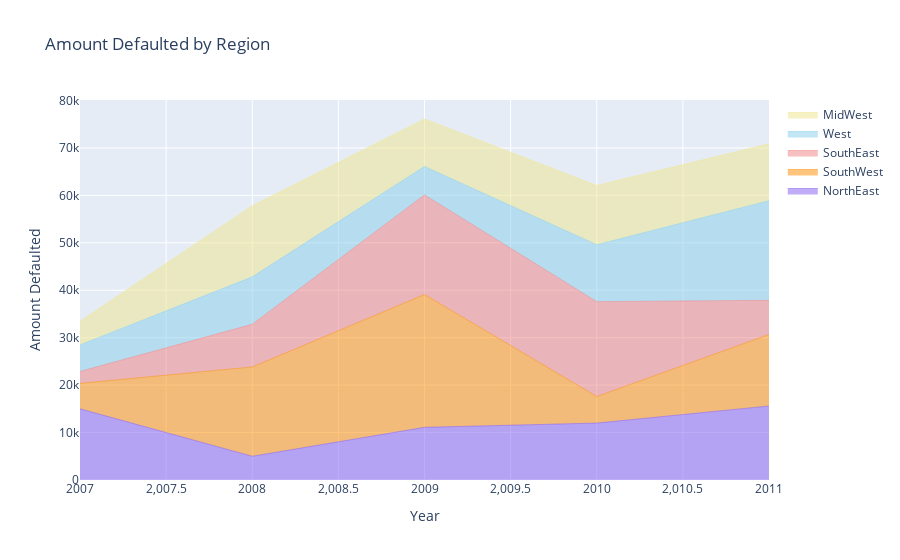

Notebook code for this chart:
### Code cell
# Get the loan amount for loans that were defaulted by each region.
northe_defaults = df['loan_amount'].loc[(df['region'] == 'NorthEast') & (df['loan_status'] == 'Charged Off')].values.tolist()
southw_defaults = df['loan_amount'].loc[(df['region'] == 'SouthWest') & (df['loan_status'] == 'Charged Off')].values.tolist()
southe_defaults = df['loan_amount'].loc[(df['region'] == 'SouthEast') & (df['loan_status'] == 'Charged Off')].values.tolist()
west_defaults = df['loan_amount'].loc[(df['region'] == 'West') & (df['loan_status'] == 'Charged Off')].values.tolist()
midw_defaults = df['loan_amount'].loc[(df['region'] == 'MidWest') & (df['loan_status'] == 'Charged Off')].values.tolist()

# Cumulative Values
y0_stck=northe_defaults
y1_stck=[y0+y1 for y0, y1 in zip(northe_defaults, southw_defaults)]
y2_stck=[y0+y1+y2 for y0, y1, y2 in zip(northe_defaults, southw_defaults, southe_defaults)]
y3_stck=[y0+y1+y2+y3 for y0, y1, y2, y3 in zip(northe_defaults, southw_defaults, southe_defaults, west_defaults)]
y4_stck=[y0+y1+y2+y3+y4 for y0, y1, y2, y3, y4 in zip(northe_defaults, southw_defaults, southe_defaults, west_defaults, midw_defaults)] 

# Make original values strings and add % for hover text
y0_txt=['$' + str(y0) for y0 in northe_defaults]
y1_txt=['$' + str(y1) for y1 in southw_defaults]
y2_txt=['$' + str(y2) for y2 in southe_defaults]
y3_txt=['$' + str(y3) for y3 in west_defaults]
y4_txt=['$'+ str(y4) for y4 in midw_defaults]

year = sorted(df["year"].unique().tolist())

NorthEast_defaults = go.Scatter(
    x= year,
    y= y0_stck,
    text=y0_txt,
    hoverinfo='x+text',
    name='NorthEast',
    mode= 'lines',
    line=dict(width=0.5,
             color='rgb(131, 90, 241)'),
    fill='tonexty'
)
SouthWest_defaults = go.Scatter(
    x=year,
    y=y1_stck,
    text=y1_txt,
    hoverinfo='x+text',
    name='SouthWest',
    mode= 'lines',
    line=dict(width=0.5,
             color='rgb(255, 140, 0)'),
    fill='tonexty'
)

SouthEast_defaults = go.Scatter(
    x= year,
    y= y2_stck,
    text=y2_txt,
    hoverinfo='x+text',
    name='SouthEast',
    mode= 'lines',
    line=dict(width=0.5,
             color='rgb(240, 128, 128)'),
    fill='tonexty'
)

West_defaults = go.Scatter(
    x= year,
    y= y3_stck,
    text=y3_txt,
    hoverinfo='x+text',
    name='West',
    mode= 'lines',
    line=dict(width=0.5,
             color='rgb(135, 206, 235)'),
    fill='tonexty'
)

MidWest_defaults = go.Scatter(
    x= year,
    y= y4_stck,
    text=y4_txt,
    hoverinfo='x+text',
    name='MidWest',
    mode= 'lines',
    line=dict(width=0.5,
             color='rgb(240, 230, 140)'),
    fill='tonexty'
    )


data = [NorthEast_defaults, SouthWest_defaults, SouthEast_defaults, West_defaults, MidWest_defaults]

layout = dict(title = 'Amount Defaulted by Region',
              xaxis = dict(title = 'Year'),
              yaxis = dict(title = 'Amount Defaulted')
             )

fig = dict(data=data, layout=layout)
              
iplot(fig, filename='basic-area-no-bound')

### Figure 1 — Plotly figure (JSON) as saved in the notebook; plotly's stock layout.template omitted (floating-point values rounded to 4 significant figures; data arrays with more than 128 entries replaced by an {"elided": "..."} marker saying what was removed)
{"data": [{"fill": "tonexty", "hoverinfo": "x+text", "line": {"color": "rgb(131, 90, 241)", "width": 0.5}, "mode": "lines", "name": "NorthEast", "text": {"elided": "1424 str values"}, "type": "scatter", "x": [2007, 2008, 2009, 2010, 2011], "y": {"elided": "1424 int values"}}, {"fill": "tonexty", "hoverinfo": "x+text", "line": {"color": "rgb(255, 140, 0)", "width": 0.5}, "mode": "lines", "name": "SouthWest", "text": {"elided": "509 str values"}, "type": "scatter", "x": [2007, 2008, 2009, 2010, 2011], "y": {"elided": "509 int values"}}, {"fill": "tonexty", "hoverinfo": "x+text", "line": {"color": "rgb(240, 128, 128)", "width": 0.5}, "mode": "lines", "name": "SouthEast", "text": {"elided": "1307 str values"}, "type": "scatter", "x": [2007, 2008, 2009, 2010, 2011], "y": {"elided": "509 int values"}}, {"fill": "tonexty", "hoverinfo": "x+text", "line": {"color": "rgb(135, 206, 235)", "width": 0.5}, "mode": "lines", "name": "West", "text": {"elided": "1628 str values"}, "type": "scatter", "x": [2007, 2008, 2009, 2010, 2011], "y": {"elided": "509 int values"}}, {"fill": "tonexty", "hoverinfo": "x+text", "line": {"color": "rgb(240, 230, 140)", "width": 0.5}, "mode": "lines", "name": "MidWest", "text": {"elided": "759 str values"}, "type": "scatter", "x": [2007, 2008, 2009, 2010, 2011], "y": {"elided": "509 int values"}}], "layout": {"title": {"text": "Amount Defaulted by Region"}, "xaxis": {"title": {"text": "Year"}}, "yaxis": {"title": {"text": "Amount Defaulted"}}}}
